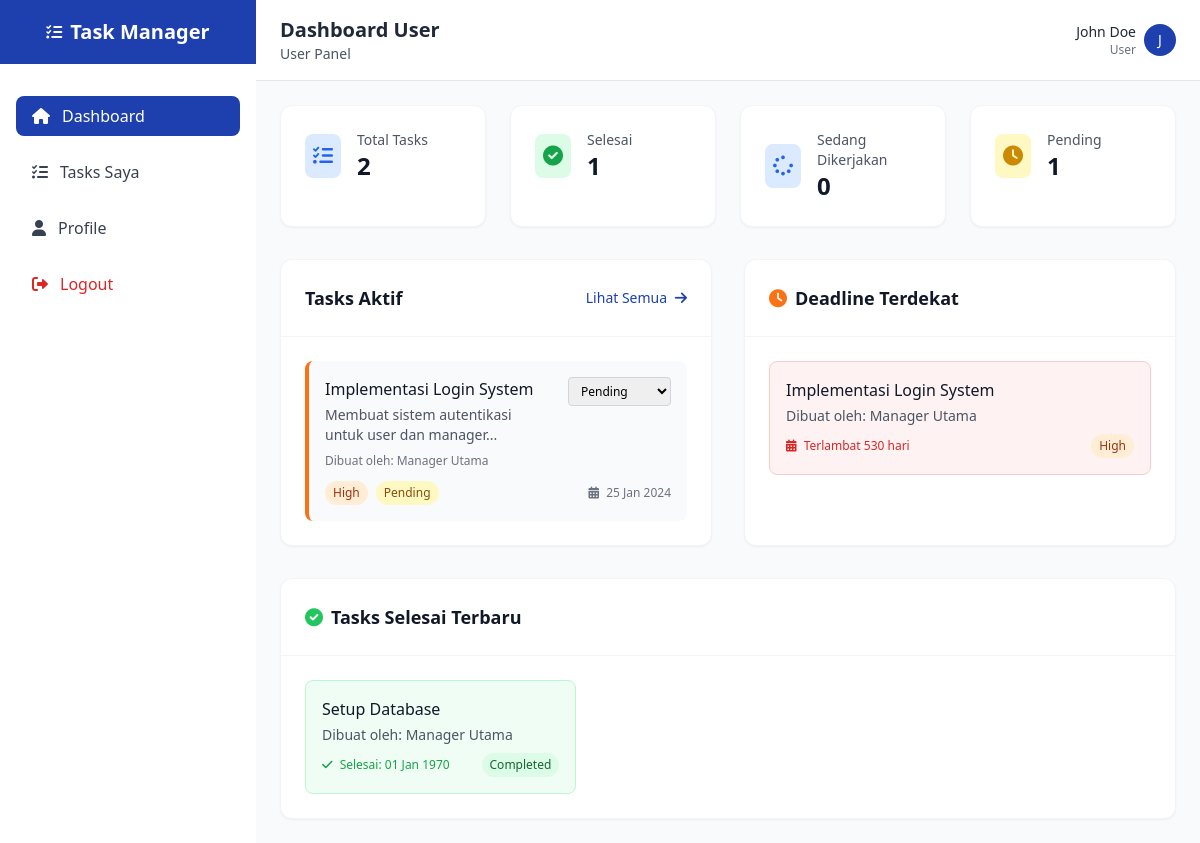
The page /user-dashboard.php (signed in) on the database its author committed.
### tables this page shows
CREATE TABLE IF NOT EXISTS tasks (
    id INT AUTO_INCREMENT PRIMARY KEY,
    title VARCHAR(255) NOT NULL,
    description TEXT,
    status ENUM('pending', 'in_progress', 'completed', 'cancelled') DEFAULT 'pending',
    priority ENUM('low', 'medium', 'high', 'urgent') DEFAULT 'medium',
    assigned_to INT,
    created_by INT,
    due_date DATE,
    completed_at TIMESTAMP NULL,
    created_at TIMESTAMP DEFAULT CURRENT_TIMESTAMP,
    updated_at TIMESTAMP DEFAULT CURRENT_TIMESTAMP ON UPDATE CURRENT_TIMESTAMP,
    FOREIGN KEY (assigned_to) REFERENCES users(id) ON DELETE SET NULL,
    FOREIGN KEY (created_by) REFERENCES users(id) ON DELETE SET NULL
);

CREATE TABLE IF NOT EXISTS users (
    id INT AUTO_INCREMENT PRIMARY KEY,
    username VARCHAR(50) UNIQUE NOT NULL,
    email VARCHAR(100) UNIQUE NOT NULL,
    password VARCHAR(255) NOT NULL,
    full_name VARCHAR(100) NOT NULL,
    role ENUM('user', 'manager') DEFAULT 'user',
    status ENUM('active', 'inactive') DEFAULT 'active',
    created_at TIMESTAMP DEFAULT CURRENT_TIMESTAMP,
    updated_at TIMESTAMP DEFAULT CURRENT_TIMESTAMP ON UPDATE CURRENT_TIMESTAMP
);

### config/session.php (called while the page is built, shortened)
<?php
function isLoggedIn() {
    return isset($_SESSION['user_id']) && !empty($_SESSION['user_id']);
}
function getCurrentUser() {
    if (isLoggedIn()) {
        return [
            'id' => $_SESSION['user_id'],
            'username' => $_SESSION['username'],
            'email' => $_SESSION['email'],
            'role' => $_SESSION['role'],
            'full_name' => $_SESSION['full_name']
        ];
    }
    return null;
}
?>

### config/database.php (called while the page is built, shortened)
<?php
function getConnection() {
    try {
        $pdo = new PDO("mysql:host=" . DB_HOST . ";dbname=" . DB_NAME, DB_USER, DB_PASS);
        $pdo->setAttribute(PDO::ATTR_ERRMODE, PDO::ERRMODE_EXCEPTION);
        $pdo->setAttribute(PDO::ATTR_DEFAULT_FETCH_MODE, PDO::FETCH_ASSOC);
        return $pdo;
    } catch(PDOException $e) {
        die("Koneksi database gagal: " . $e->getMessage());
    }
}
function executeQuery($sql, $params = []) {
    $pdo = getConnection();
    $stmt = $pdo->prepare($sql);
    $stmt->execute($params);
    return $stmt;
}
function fetchOne($sql, $params = []) {
    $stmt = executeQuery($sql, $params);
    return $stmt->fetch();
}
function fetchAll($sql, $params = []) {
    $stmt = executeQuery($sql, $params);
    return $stmt->fetchAll();
}
?>

### user-dashboard.php (the view, shortened to what this page needs)
<?php
require_once 'config/database.php';
require_once 'config/session.php';
$currentUserId = getCurrentUser()['id'];
$myTotalTasks = fetchOne("SELECT COUNT(*) as count FROM tasks WHERE assigned_to = ?", [$currentUserId])['count'];
$myCompletedTasks = fetchOne("SELECT COUNT(*) as count FROM tasks WHERE assigned_to = ? AND status = 'completed'", [$currentUserId])['count'];
$myPendingTasks = fetchOne("SELECT COUNT(*) as count FROM tasks WHERE assigned_to = ? AND status = 'pending'", [$currentUserId])['count'];
$myInProgressTasks = fetchOne("SELECT COUNT(*) as count FROM tasks WHERE assigned_to = ? AND status = 'in_progress'", [$currentUserId])['count'];
$currentTasks = fetchAll("
    SELECT t.*, u.full_name as created_by_name
    FROM tasks t
    LEFT JOIN users u ON t.created_by = u.id
    WHERE t.assigned_to = ? AND t.status IN ('pending', 'in_progress')
    ORDER BY t.priority DESC, t.due_date ASC
", [$currentUserId]);
$completedTasks = fetchAll("
    SELECT t.*, u.full_name as created_by_name
    FROM tasks t
    LEFT JOIN users u ON t.created_by = u.id
    WHERE t.assigned_to = ? AND t.status = 'completed'
    ORDER BY t.completed_at DESC
    LIMIT 5
", [$currentUserId]);
$upcomingDeadlines = fetchAll("
    SELECT t.*, u.full_name as created_by_name
    FROM tasks t
    LEFT JOIN users u ON t.created_by = u.id
    WHERE t.assigned_to = ? AND t.status != 'completed' AND t.due_date IS NOT NULL
    ORDER BY t.due_date ASC
    LIMIT 5
", [$currentUserId]);
include 'includes/header.php';
?>
<div class="grid grid-cols-1 md:grid-cols-2 lg:grid-cols-4 gap-6 mb-8">
    <div class="bg-white rounded-xl shadow-sm p-6 border border-gray-100">
        <div class="flex items-center">
            <div class="p-2 bg-blue-100 rounded-lg">
                <i class="fas fa-tasks text-blue-600 text-xl"></i>
            </div>
            <div class="ml-4">
                <p class="text-sm font-medium text-gray-600">Total Tasks</p>
                <p class="text-2xl font-bold text-gray-900"><?php echo $myTotalTasks; ?></p>
            </div>
        </div>
    </div>
    <div class="bg-white rounded-xl shadow-sm p-6 border border-gray-100">
        <div class="flex items-center">
            <div class="p-2 bg-green-100 rounded-lg">
                <i class="fas fa-check-circle text-green-600 text-xl"></i>
            </div>
            <div class="ml-4">
                <p class="text-sm font-medium text-gray-600">Selesai</p>
                <p class="text-2xl font-bold text-gray-900"><?php echo $myCompletedTasks; ?></p>
            </div>
        </div>
    </div>
    <div class="bg-white rounded-xl shadow-sm p-6 border border-gray-100">
        <div class="flex items-center">
            <div class="p-2 bg-blue-100 rounded-lg">
                <i class="fas fa-spinner text-blue-600 text-xl"></i>
            </div>
            <div class="ml-4">
                <p class="text-sm font-medium text-gray-600">Sedang Dikerjakan</p>
                <p class="text-2xl font-bold text-gray-900"><?php echo $myInProgressTasks; ?></p>
            </div>
        </div>
    </div>
    <div class="bg-white rounded-xl shadow-sm p-6 border border-gray-100">
        <div class="flex items-center">
            <div class="p-2 bg-yellow-100 rounded-lg">
                <i class="fas fa-clock text-yellow-600 text-xl"></i>
            </div>
            <div class="ml-4">
                <p class="text-sm font-medium text-gray-600">Pending</p>
                <p class="text-2xl font-bold text-gray-900"><?php echo $myPendingTasks; ?></p>
            </div>
        </div>
    </div>
</div>
<div class="grid grid-cols-1 lg:grid-cols-2 gap-8">
    <div class="bg-white rounded-xl shadow-sm border border-gray-100">
        <div class="p-6 border-b border-gray-100">
            <div class="flex justify-between items-center">
                <h3 class="text-lg font-semibold text-gray-900">Tasks Aktif</h3>
                <a href="my-tasks.php" class="text-primary hover:text-blue-700 text-sm font-medium">
                    Lihat Semua <i class="fas fa-arrow-right ml-1"></i>
                </a>
            </div>
        </div>
        <div class="p-6">
            <?php if (empty($currentTasks)): ?>
                <p class="text-gray-500 text-center py-4">Tidak ada tasks aktif.</p>
            <?php else: ?>
                <div class="space-y-4">
                    <?php foreach ($currentTasks as $task): ?>
                    <div class="p-4 bg-gray-50 rounded-lg border-l-4
                        <?php
                        echo $task['priority'] == 'urgent' ? 'border-red-500' :
                            ($task['priority'] == 'high' ? 'border-orange-500' :
                            ($task['priority'] == 'medium' ? 'border-yellow-500' : 'border-gray-500'));
                        ?>">
                        <div class="flex justify-between items-start">
                            <div class="flex-1">
                                <h4 class="font-medium text-gray-900"><?php echo htmlspecialchars($task['title']); ?></h4>
                                <p class="text-sm text-gray-600 mt-1"><?php echo htmlspecialchars(substr($task['description'], 0, 100)); ?>...</p>
                                <p class="text-xs text-gray-500 mt-2">
                                    Dibuat oleh: <?php echo $task['created_by_name']; ?>
                                </p>
                            </div>
                            <div class="ml-4">
                                <select onchange="updateTaskStatus(<?php echo $task['id']; ?>, this.value)"
                                    class="text-xs border border-gray-300 rounded px-2 py-1">
                                    <option value="pending" <?php echo $task['status'] == 'pending' ? 'selected' : ''; ?>>Pending</option>
                                </select>
                            </div>
                        </div>
                        <div class="flex items-center justify-between mt-3">
                            <div class="flex items-center space-x-2">
                                <span class="px-2 py-1 text-xs rounded-full
                                    <?php
                                    echo $task['priority'] == 'urgent' ? 'bg-red-100 text-red-800' :
                                        ($task['priority'] == 'high' ? 'bg-orange-100 text-orange-800' :
                                        ($task['priority'] == 'medium' ? 'bg-yellow-100 text-yellow-800' : 'bg-gray-100 text-gray-800'));
                                    ?>">
                                    <?php echo ucfirst($task['priority']); ?>
                                </span>
                                <span class="px-2 py-1 text-xs rounded-full
                                    <?php
                                    echo $task['status'] == 'in_progress' ? 'bg-blue-100 text-blue-800' : 'bg-yellow-100 text-yellow-800';
                                    ?>">
                                    <?php echo ucfirst(str_replace('_', ' ', $task['status'])); ?>
                                </span>
                            </div>
                            <?php if ($task['due_date']): ?>
                            <span class="text-xs text-gray-500">
                                <i class="fas fa-calendar-alt mr-1"></i>
                                <?php echo date('d M Y', strtotime($task['due_date'])); ?>
                            </span>
                            <?php endif; ?>
                        </div>
                    </div>
                    <?php endforeach; ?>
                </div>
            <?php endif; ?>
        </div>
    </div>
    <div class="bg-white rounded-xl shadow-sm border border-gray-100">
        <div class="p-6 border-b border-gray-100">
            <h3 class="text-lg font-semibold text-gray-900 flex items-center">
                <i class="fas fa-clock text-orange-500 mr-2"></i>
                Deadline Terdekat
            </h3>
        </div>
        <div class="p-6">
            <?php if (empty($upcomingDeadlines)): ?>
                <p class="text-gray-500 text-center py-4">Tidak ada deadline terdekat.</p>
            <?php else: ?>
                <div class="space-y-4">
                    <?php foreach ($upcomingDeadlines as $task):
                        $daysLeft = ceil((strtotime($task['due_date']) - time()) / (60 * 60 * 24));
                        $isOverdue = $daysLeft < 0;
                        $isUrgent = $daysLeft <= 3 && $daysLeft >= 0;
                    ?>
                    <div class="p-4 rounded-lg <?php echo $isOverdue ? 'bg-red-50 border border-red-200' : ($isUrgent ? 'bg-orange-50 border border-orange-200' : 'bg-gray-50'); ?>">
                        <h4 class="font-medium text-gray-900"><?php echo htmlspecialchars($task['title']); ?></h4>
                        <p class="text-sm text-gray-600 mt-1">
                            Dibuat oleh: <?php echo $task['created_by_name']; ?>
                        </p>
                        <div class="flex justify-between items-center mt-2">
                            <span class="text-xs <?php echo $isOverdue ? 'text-red-600' : ($isUrgent ? 'text-orange-600' : 'text-gray-600'); ?>">
                                <i class="fas fa-calendar-alt mr-1"></i>
                                <?php
                                if ($isOverdue) {
                                    echo 'Terlambat ' . abs($daysLeft) . ' hari';
                                } elseif ($daysLeft == 0) {
                                    echo 'Hari ini';
                                } elseif ($daysLeft == 1) {
                                    echo 'Besok';
                                } else {
                                    echo $daysLeft . ' hari lagi';
                                }
                                ?>
                            </span>
                            <span class="px-2 py-1 text-xs rounded-full
                                <?php
                                echo $task['priority'] == 'urgent' ? 'bg-red-100 text-red-800' :
                                    ($task['priority'] == 'high' ? 'bg-orange-100 text-orange-800' :
                                    ($task['priority'] == 'medium' ? 'bg-yellow-100 text-yellow-800' : 'bg-gray-100 text-gray-800'));
                                ?>">
                                <?php echo ucfirst($task['priority']); ?>
                            </span>
                        </div>
                    </div>
                    <?php endforeach; ?>
                </div>
            <?php endif; ?>
        </div>
    </div>
</div>
<?php if (!empty($completedTasks)): ?>
<div class="mt-8 bg-white rounded-xl shadow-sm border border-gray-100">
    <div class="p-6 border-b border-gray-100">
        <h3 class="text-lg font-semibold text-gray-900 flex items-center">
            <i class="fas fa-check-circle text-green-500 mr-2"></i>
            Tasks Selesai Terbaru
        </h3>
    </div>
    <div class="p-6">
        <div class="grid grid-cols-1 md:grid-cols-2 lg:grid-cols-3 gap-4">
            <?php foreach ($completedTasks as $task): ?>
            <div class="p-4 bg-green-50 border border-green-200 rounded-lg">
                <h4 class="font-medium text-gray-900"><?php echo htmlspecialchars($task['title']); ?></h4>
                <p class="text-sm text-gray-600 mt-1">
                    Dibuat oleh: <?php echo $task['created_by_name']; ?>
                </p>
                <div class="flex justify-between items-center mt-2">
                    <span class="text-xs text-green-600">
                        <i class="fas fa-check mr-1"></i>
                        Selesai: <?php echo date('d M Y', strtotime($task['completed_at'])); ?>
                    </span>
                    <span class="px-2 py-1 text-xs bg-green-100 text-green-800 rounded-full">
                        Completed
                    </span>
                </div>
            </div>
            <?php endforeach; ?>
        </div>
    </div>
</div>
<?php endif; ?>
<?php include 'includes/footer.php'; ?>

### rows shown on the page
tasks: title "Implementasi Login System", description "Membuat sistem autentikasi untuk user dan manager", created_by.full_name "Manager Utama", status+id "Pending", priority "High", status "Pending", due_date "25 Jan 2024", due_date "530"
tasks: title "Setup Database", created_by.full_name "Manager Utama", completed_at "01 Jan 1970"

### other values the page prints
$pageTitle "Dashboard User"
getCurrentUser()['full_name'] "John Doe"
getCurrentUser()['role'] "User"
substr(getCurrentUser()['full_name'], 0, 1) "J"
$myTotalTasks "2"
$myCompletedTasks "1"
$myInProgressTasks "0"
$myPendingTasks "1"
